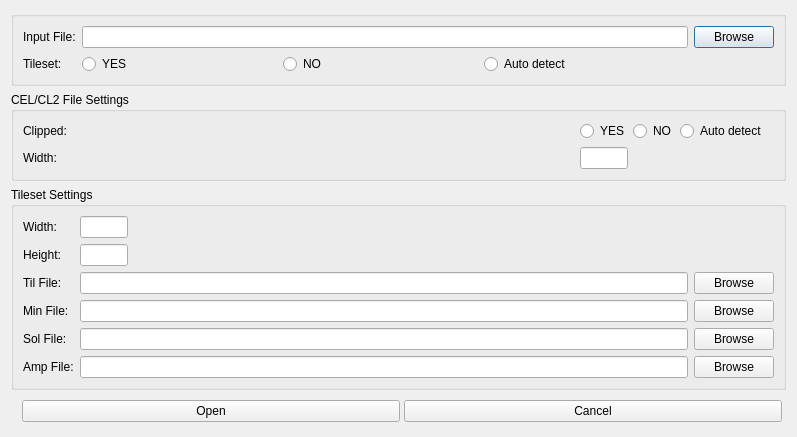
<?xml version="1.0" encoding="UTF-8"?>
<ui version="4.0">
 <class>OpenAsDialog</class>
 <widget class="QDialog" name="OpenAsDialog">
  <property name="geometry">
   <rect>
    <x>0</x>
    <y>0</y>
    <width>797</width>
    <height>368</height>
   </rect>
  </property>
  <property name="windowTitle">
   <string>Open As</string>
  </property>
  <property name="modal">
   <bool>true</bool>
  </property>
  <layout class="QVBoxLayout" name="verticalLayout">
   <item>
    <widget class="QGroupBox" name="inputFileGroupBox">
     <layout class="QGridLayout" name="gridLayout_0">
      <item row="0" column="0">
       <widget class="QLabel" name="inputFileLabel">
        <property name="text">
         <string>Input File:</string>
        </property>
       </widget>
      </item>
      <item row="0" column="1">
       <widget class="QLineEdit" name="inputFileEdit">
        <property name="readOnly">
         <bool>true</bool>
        </property>
       </widget>
      </item>
      <item row="0" column="2">
       <widget class="QPushButton" name="inputFileBrowseButton">
        <property name="text">
         <string>Browse</string>
        </property>
       </widget>
      </item>
      <item row="1" column="0">
        <widget class="QLabel" name="tilesetLabel">
          <property name="text">
            <string>Tileset:</string>
          </property>
        </widget>
      </item>
      <item row="1" column="1">
       <widget class="QWidget" name="isTilesetWidget" native="true">
        <layout class="QHBoxLayout" name="horizontalLayout_1">
         <property name="spacing">
          <number>4</number>
         </property>
         <property name="leftMargin">
          <number>0</number>
         </property>
         <property name="topMargin">
          <number>0</number>
         </property>
         <property name="rightMargin">
          <number>0</number>
         </property>
         <property name="bottomMargin">
          <number>0</number>
         </property>
         <item>
          <widget class="QRadioButton" name="isTilesetYesRadioButton">
           <property name="text">
            <string>YES</string>
           </property>
           <attribute name="buttonGroup">
            <string notr="true">isTilesetButtonGroup</string>
           </attribute>
          </widget>
         </item>
         <item>
          <widget class="QRadioButton" name="isTilesetNoRadioButton">
           <property name="text">
            <string>NO</string>
           </property>
           <attribute name="buttonGroup">
            <string notr="true">isTilesetButtonGroup</string>
           </attribute>
          </widget>
         </item>
         <item>
          <widget class="QRadioButton" name="isTilesetAutoRadioButton">
           <property name="text">
            <string>Auto detect</string>
           </property>
           <attribute name="buttonGroup">
            <string notr="true">isTilesetButtonGroup</string>
           </attribute>
          </widget>
         </item>
         <item>
          <spacer name="horizontalSpacer_1_1">
           <property name="orientation">
            <enum>Qt::Horizontal</enum>
           </property>
          </spacer>
         </item>
        </layout>
       </widget>
      </item>
     </layout>
    </widget>
   </item>
   <item>
    <widget class="QGroupBox" name="celSettingsGroupBox">
     <property name="title">
      <string>CEL/CL2 File Settings</string>
     </property>
     <layout class="QGridLayout" name="gridLayout_1">
      <item row="0" column="0">
       <widget class="QLabel" name="celClippedLabel">
        <property name="text">
         <string>Clipped:</string>
        </property>
       </widget>
      </item>
      <item row="0" column="1">
       <widget class="QWidget" name="celClippedWidget" native="true">
        <layout class="QHBoxLayout" name="horizontalLayout_2">
         <property name="spacing">
          <number>4</number>
         </property>
         <property name="leftMargin">
          <number>0</number>
         </property>
         <property name="topMargin">
          <number>0</number>
         </property>
         <property name="rightMargin">
          <number>0</number>
         </property>
         <property name="bottomMargin">
          <number>0</number>
         </property>
         <item>
          <widget class="QRadioButton" name="celClippedYesRadioButton">
           <property name="text">
            <string>YES</string>
           </property>
           <attribute name="buttonGroup">
            <string notr="true">celClippedButtonGroup</string>
           </attribute>
          </widget>
         </item>
         <item>
          <widget class="QRadioButton" name="celClippedNoRadioButton">
           <property name="text">
            <string>NO</string>
           </property>
           <attribute name="buttonGroup">
            <string notr="true">celClippedButtonGroup</string>
           </attribute>
          </widget>
         </item>
         <item>
          <widget class="QRadioButton" name="celClippedAutoRadioButton">
           <property name="text">
            <string>Auto detect</string>
           </property>
           <attribute name="buttonGroup">
            <string notr="true">celClippedButtonGroup</string>
           </attribute>
          </widget>
         </item>
         <item>
          <spacer name="horizontalSpacer_2_0">
           <property name="orientation">
            <enum>Qt::Horizontal</enum>
           </property>
          </spacer>
         </item>
        </layout>
       </widget>
      </item>
      <item row="1" column="0">
       <widget class="QLabel" name="celWidthLabel">
        <property name="text">
         <string>Width:</string>
        </property>
       </widget>
      </item>
      <item row="1" column="1">
       <widget class="QLineEdit" name="celWidthEdit">
        <property name="minimumSize">
         <size>
          <width>48</width>
          <height>0</height>
         </size>
        </property>
        <property name="maximumSize">
         <size>
          <width>48</width>
          <height>16777215</height>
         </size>
        </property>
        <property name="toolTip">
         <string>Frame width</string>
        </property>
       </widget>
      </item>
     </layout>
    </widget>
   </item>
   <item>
    <widget class="QGroupBox" name="tilSettingsGroupBox">
     <property name="minimumSize">
      <size>
       <width>0</width>
       <height>0</height>
      </size>
     </property>
     <property name="title">
      <string>Tileset Settings</string>
     </property>
     <layout class="QGridLayout" name="gridLayout_2">
      <item row="0" column="0">
       <widget class="QLabel" name="minWidthLabel">
        <property name="text">
         <string>Width:</string>
        </property>
       </widget>
      </item>
      <item row="0" column="1">
       <widget class="QLineEdit" name="minWidthEdit">
        <property name="minimumSize">
         <size>
          <width>48</width>
          <height>0</height>
         </size>
        </property>
        <property name="maximumSize">
         <size>
          <width>48</width>
          <height>16777215</height>
         </size>
        </property>
        <property name="toolTip">
         <string>Subtile width</string>
        </property>
       </widget>
      </item>
      <item row="1" column="0">
       <widget class="QLabel" name="minHeightLabel">
        <property name="text">
         <string>Height:</string>
        </property>
       </widget>
      </item>
      <item row="1" column="1">
       <widget class="QLineEdit" name="minHeightEdit">
        <property name="minimumSize">
         <size>
          <width>48</width>
          <height>0</height>
         </size>
        </property>
        <property name="maximumSize">
         <size>
          <width>48</width>
          <height>16777215</height>
         </size>
        </property>
        <property name="toolTip">
         <string>Subtile height</string>
        </property>
       </widget>
      </item>
      <item row="2" column="0">
       <widget class="QLabel" name="tilFileLabel">
        <property name="text">
         <string>Til File:</string>
        </property>
       </widget>
      </item>
      <item row="2" column="1">
       <widget class="QLineEdit" name="tilFileEdit">
        <property name="readOnly">
         <bool>true</bool>
        </property>
       </widget>
      </item>
      <item row="2" column="2">
       <widget class="QPushButton" name="tilFileBrowseButton">
        <property name="text">
         <string>Browse</string>
        </property>
       </widget>
      </item>
      <item row="3" column="0">
       <widget class="QLabel" name="minFileLabel">
        <property name="text">
         <string>Min File:</string>
        </property>
       </widget>
      </item>
      <item row="3" column="1">
       <widget class="QLineEdit" name="minFileEdit">
        <property name="readOnly">
         <bool>true</bool>
        </property>
       </widget>
      </item>
      <item row="3" column="2">
       <widget class="QPushButton" name="minFileBrowseButton">
        <property name="text">
         <string>Browse</string>
        </property>
       </widget>
      </item>
      <item row="4" column="0">
       <widget class="QLabel" name="solFileLabel">
        <property name="text">
         <string>Sol File:</string>
        </property>
       </widget>
      </item>
      <item row="4" column="1">
       <widget class="QLineEdit" name="solFileEdit">
        <property name="readOnly">
         <bool>true</bool>
        </property>
       </widget>
      </item>
      <item row="4" column="2">
       <widget class="QPushButton" name="solFileBrowseButton">
        <property name="text">
         <string>Browse</string>
        </property>
       </widget>
      </item>
      <item row="5" column="0">
       <widget class="QLabel" name="ampFileLabel">
        <property name="text">
         <string>Amp File:</string>
        </property>
       </widget>
      </item>
      <item row="5" column="1">
       <widget class="QLineEdit" name="ampFileEdit">
        <property name="readOnly">
         <bool>true</bool>
        </property>
       </widget>
      </item>
      <item row="5" column="2">
       <widget class="QPushButton" name="ampFileBrowseButton">
        <property name="text">
         <string>Browse</string>
        </property>
       </widget>
      </item>
     </layout>
    </widget>
   </item>
   <item>
    <widget class="QWidget" name="openButtonsWidget" native="true">
     <layout class="QHBoxLayout" name="horizontalLayout_10">
      <property name="spacing">
       <number>4</number>
      </property>
      <property name="leftMargin">
       <number>4</number>
      </property>
      <property name="topMargin">
       <number>4</number>
      </property>
      <property name="rightMargin">
       <number>4</number>
      </property>
      <property name="bottomMargin">
       <number>4</number>
      </property>
      <item>
       <spacer name="horizontalSpacer">
        <property name="orientation">
         <enum>Qt::Horizontal</enum>
        </property>
       </spacer>
      </item>
      <item>
       <widget class="QPushButton" name="openButton">
        <property name="text">
         <string>Open</string>
        </property>
       </widget>
      </item>
      <item>
       <widget class="QPushButton" name="openCancelButton">
        <property name="text">
         <string>Cancel</string>
        </property>
       </widget>
      </item>
     </layout>
    </widget>
   </item>
  </layout>
 </widget>
 <resources/>
 <connections/>
 <buttongroups>
  <buttongroup name="isTilesetButtonGroup"/>
  <buttongroup name="celClippedButtonGroup"/>
 </buttongroups>
</ui>
